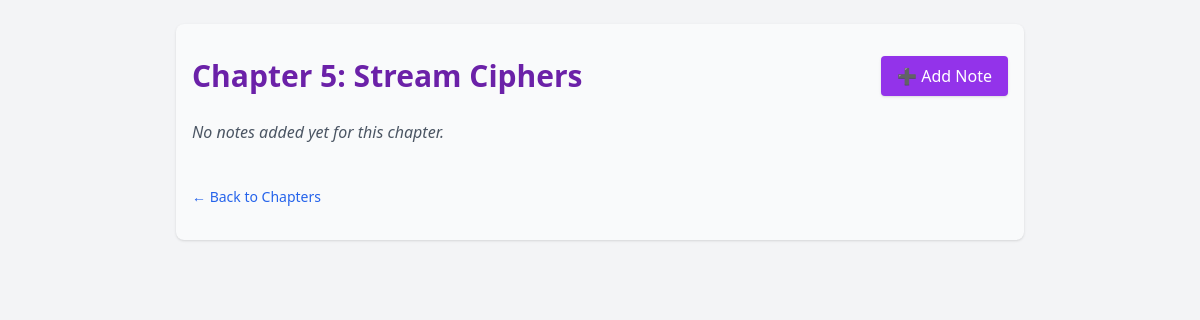
The page /chapter/5 on the database as committed earlier.
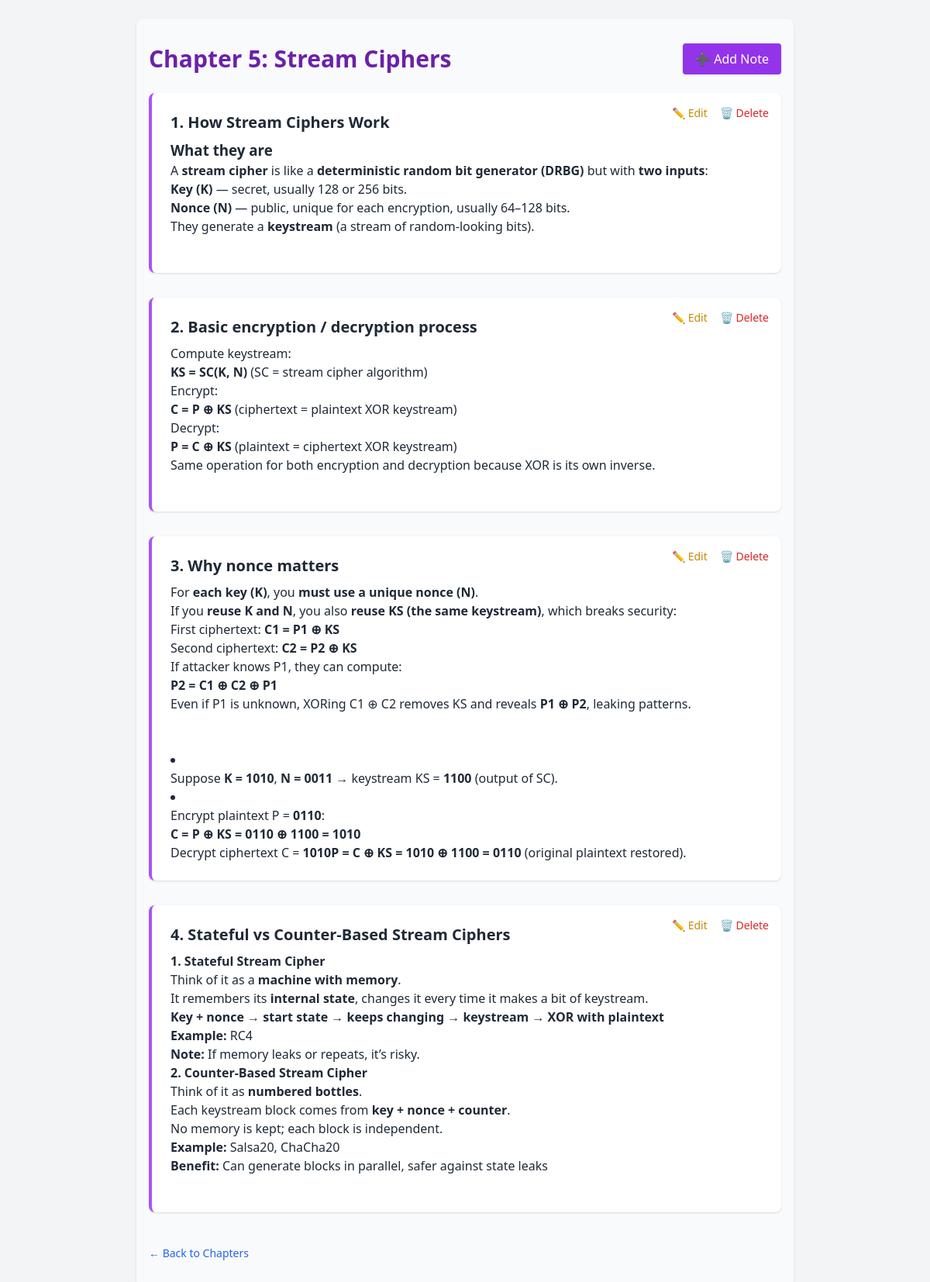
The same page on the database as committed later.
### app.py (models this page shows)
class Chapter(db.Model):
    id = db.Column(db.Integer, primary_key=True)
    title = db.Column(db.String(100), nullable=False)
    book_id = db.Column(db.Integer, db.ForeignKey('book.id'), nullable=False)
    notes = db.relationship('Note', backref='chapter', cascade="all, delete-orphan")

class Note(db.Model):
    id = db.Column(db.Integer, primary_key=True)
    title = db.Column(db.String(200), nullable=False)
    content = db.Column(db.Text, nullable=False)
    chapter_id = db.Column(db.Integer, db.ForeignKey('chapter.id'), nullable=False)

### app.py (the view)
@app.route("/chapter/<int:chapter_id>")
def notes(chapter_id):
    chapter = Chapter.query.get_or_404(chapter_id)
    return render_template("notes.html", chapter=chapter, notes=chapter.notes)

### templates/notes.html (shortened to what this page needs)
{% extends "base.html" %}
{% block content %}
<link href="https://cdn.quilljs.com/1.3.6/quill.snow.css" rel="stylesheet" />
<div class="max-w-4xl mx-auto px-4 py-8 bg-gray-50 rounded-lg shadow">
  <div class="flex justify-between items-center mb-6">
    <h1 class="text-3xl font-bold text-purple-800">{{ chapter.title }}</h1>
    <button onclick="toggleEditor()" class="bg-purple-600 text-white px-4 py-2 rounded shadow hover:bg-purple-700">
      ➕ Add Note
    </button>
  </div>
  {% if notes %}
  <div class="space-y-8">
    {% for note in notes %}
    <div class="bg-white p-6 rounded-lg shadow relative border-l-4 border-purple-500">
      <h2 class="text-xl font-semibold mb-2">{{ loop.index }}. {{ note.title }}</h2>
      <div class="prose max-w-none text-gray-800">{% autoescape false %}{{ note.content }}{% endautoescape %}</div>
      <div class="absolute top-4 right-4 flex space-x-4 text-sm">
        <a href="{{ url_for('edit_note', note_id=note.id) }}" class="text-yellow-600 hover:underline">✏️ Edit</a>
        <form action="{{ url_for('delete_note', note_id=note.id) }}" method="POST"
              onsubmit="return confirm('Are you sure you want to delete this note?');">
          <button type="submit" class="text-red-600 hover:underline">🗑️ Delete</button>
        </form>
      </div>
    </div>
    {% endfor %}
  </div>
  {% else %}
  <p class="italic text-gray-600">No notes added yet for this chapter.</p>
  {% endif %}
  <div class="mt-10">
    <a href="{{ url_for('chapters', book_id=chapter.book.id) }}"
       class="text-blue-600 hover:underline text-sm">← Back to Chapters</a>
  </div>
</div>
{% endblock %}

### templates/base.html (shortened to what this page needs)
<!DOCTYPE html>
<html lang="en">
<head>
  <script src="https://cdn.tailwindcss.com"></script>
</head>
<body class="bg-gray-100 text-gray-800">
  <div class="max-w-4xl mx-auto p-6">
    {% block content %}{% endblock %}
  </div>
</body>
</html>

Rows that differ between the two databases and show on the page:
added Note: title "How Stream Ciphers Work", content "What they are A stream cipher is like a deterministic random bit generator (DRBG) but with two inputs : Key (K) — secret, usually 128 or 256 bits. Nonce (N) — public, unique for each encryption, usually 64–128 bits. They generate a keystream (a stream of random-looking bits)."
added Note: title "Basic encryption / decryption process", content "Compute keystream: KS = SC(K, N) (SC = stream cipher algorithm) Encrypt: C = P ⊕ KS (ciphertext = plaintext XOR keystream) Decrypt: P = C ⊕ KS (plaintext = ciphertext XOR keystream) Same operation for both encryption and decryption because XOR is its own inverse."
added Note: title "Why nonce matters", content "For each key (K) , you must use a unique nonce (N) . If you reuse K and N , you also reuse KS (the same keystream) , which breaks security: First ciphertext: C1 = P1 ⊕ KS Second ciphertext: C2 = P2 ⊕ KS If attacker knows P1, they can compute: P2 = C1 ⊕ C2 ⊕ P1 Even if P1 is unknown, XORing C1 ⊕ C2 removes KS and reveals P1 ⊕ P2 , leaking patterns. Suppose K = 1010 , N = 0011 → keystream KS = 1100 (output of SC). Encrypt plaintext P = 0110 : C = P ⊕ KS = 0110 ⊕ 1100 = 1010 Decrypt ciphertext C = 1010 P = C ⊕ KS = 1010 ⊕ 1100 = 0110 (original plaintext restored)."
added Note: title "Stateful vs Counter-Based Stream Ciphers", content "1. Stateful Stream Cipher Think of it as a machine with memory . It remembers its internal state , changes it every time it makes a bit of keystream. Key + nonce → start state → keeps changing → keystream → XOR with plaintext Example: RC4 Note: If memory leaks or repeats, it’s risky. 2. Counter-Based Stream Cipher Think of it as numbered bottles . Each keystream block comes from key + nonce + counter . No memory is kept; each block is independent. Example: Salsa20, ChaCha20 Benefit: Can generate blocks in parallel, safer against state leaks"
Other text that changed with them:
text no longer shown: "No notes added yet for this chapter."
